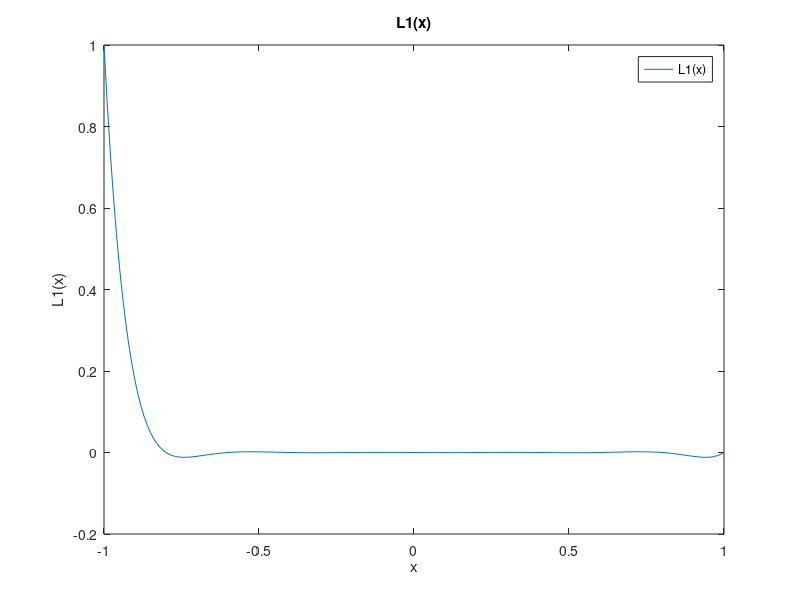
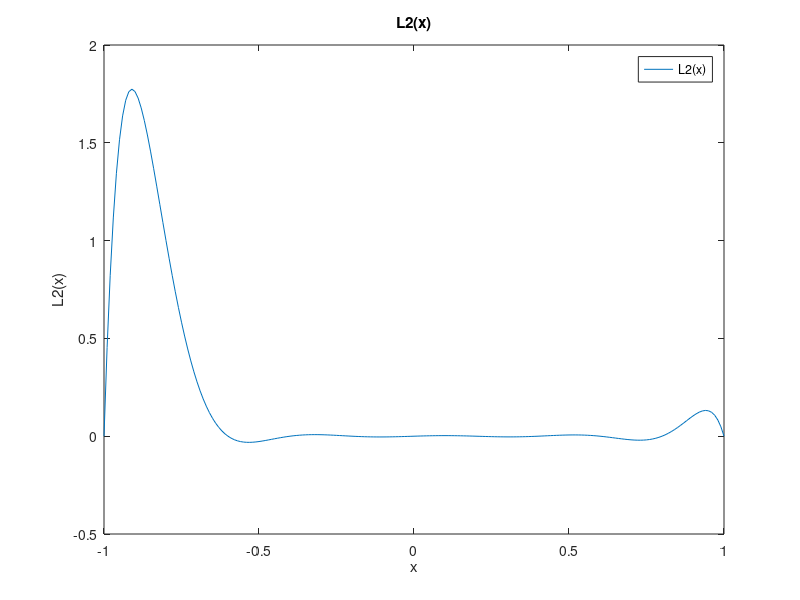
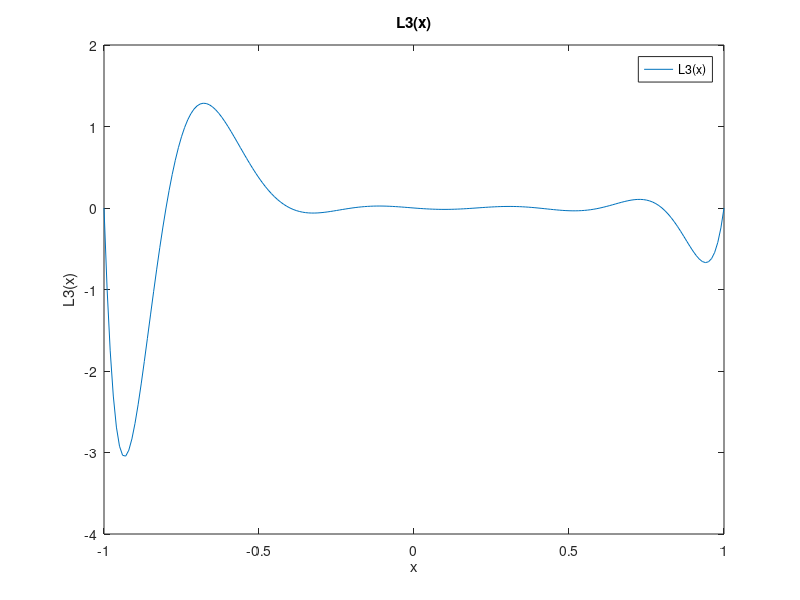
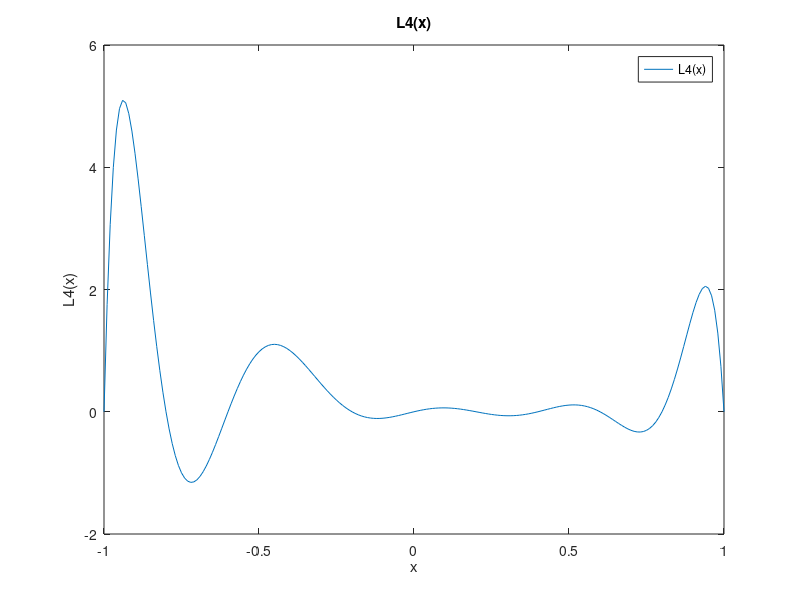

Source code (MATLAB) for these figures, in order:
clear all
clc
#--------draw L(x) function-----------------
function [y_ref] = lagrange (x_ref, x, y, nsize)
  y_ref = 0;
  #the definition of L(x)
  for j = 1:nsize
    Lj = 1;
    for i = 1:nsize
      if ( i == j )
        continue
      endif
      Lj .*= (x_ref - x(i)) / (x(j) - x(i)); #.*= means do *= to every element
    endfor
    figure(j); #name a file
    plot(x_ref,Lj); #draw the diagram
    xlabel("x"); #name the x axis
    lname = strcat("L", dec2base(j, 10), "(x)"); #create name of Lj(x)
    ylabel(lname); #name the y axis
    legend(lname); #name the line
    title(lname); #name the diagram
    y_ref += Lj * y(j); #create P(x_ref)
  endfor
endfunction
#--------------------------------------

#-----------GET DATA-------------------
#read the data in hw1AB
rawdata = textread("hw1AB.dat");

#transfrom the data into a matrix
point = reshape(rawdata, 2, []);

#check the size of point
psize = size(point);
data_size = psize(2)-1;

#declare x and y to store all the point(point known already)
xi = zeros(1, data_size);
yi = zeros(1, data_size);

#load the data onto xj and yj
for i = 1:data_size
  xi(i) = point(1,i+1);
  yi(i) = point(2,i+1);
endfor
#--------------------------------------

#-------------draw P(x)----------------
x_ref = xi(1) : 0.01 : xi(data_size);
px = lagrange(x_ref, xi, yi, data_size);
figure(data_size+1)
plot(x_ref, px)
xlabel("x");
ylabel("P(x)");
title("P(x)");
legend("P(x)");
#-------------------------------------